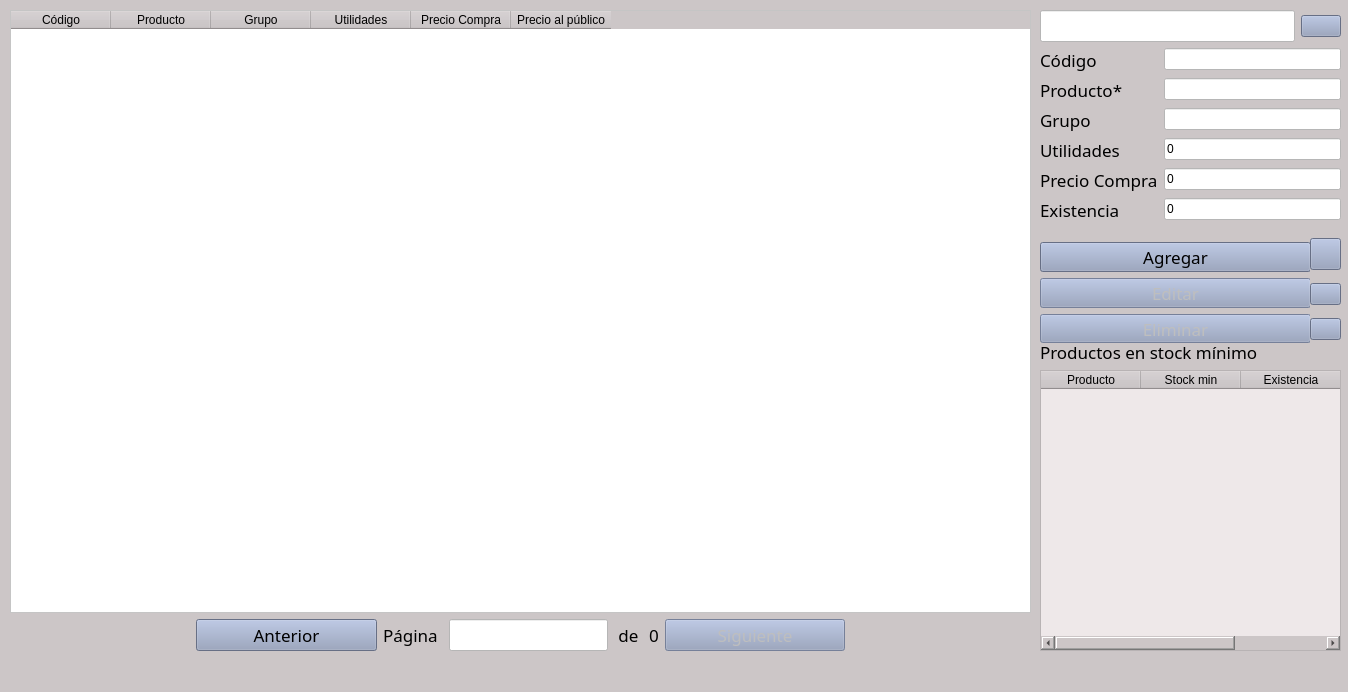
<?xml version="1.0" encoding="UTF-8"?>
<ui version="4.0">
 <class>WindowProductos</class>
 <widget class="QMainWindow" name="WindowProductos">
  <property name="geometry">
   <rect>
    <x>0</x>
    <y>0</y>
    <width>1348</width>
    <height>692</height>
   </rect>
  </property>
  <property name="windowTitle">
   <string>Productos</string>
  </property>
  <property name="windowIcon">
   <iconset>
    <normaloff>icons/Foto de Jebus.jpg</normaloff>icons/Foto de Jebus.jpg</iconset>
  </property>
  <property name="styleSheet">
   <string notr="true">QWidget{
	background-color:rgb(204, 198, 199)
}
QTableWidget{
	background-color: rgb(238, 232, 233)
}
QLineEdit{
	background-color: white
}
QPushButton{
	background-color:rgb(144, 156, 186)
}
*{font: 75 13pt &quot;Arial Unicode MS&quot;}</string>
  </property>
  <widget class="QWidget" name="centralwidget">
   <widget class="QWidget" name="layoutWidget">
    <property name="geometry">
     <rect>
      <x>1040</x>
      <y>340</y>
      <width>301</width>
      <height>311</height>
     </rect>
    </property>
    <layout class="QVBoxLayout" name="verticalLayout">
     <item>
      <widget class="QLabel" name="label_9">
       <property name="font">
        <font>
         <family>Arial Unicode MS</family>
         <pointsize>13</pointsize>
         <weight>9</weight>
         <italic>false</italic>
         <bold>false</bold>
        </font>
       </property>
       <property name="text">
        <string>Productos en stock mínimo</string>
       </property>
      </widget>
     </item>
     <item>
      <widget class="QTableWidget" name="tablestockminimo">
       <property name="sortingEnabled">
        <bool>false</bool>
       </property>
       <attribute name="verticalHeaderVisible">
        <bool>false</bool>
       </attribute>
       <column>
        <property name="text">
         <string>Producto</string>
        </property>
       </column>
       <column>
        <property name="text">
         <string>Stock min</string>
        </property>
       </column>
       <column>
        <property name="text">
         <string>Existencia</string>
        </property>
       </column>
      </widget>
     </item>
    </layout>
   </widget>
   <widget class="QWidget" name="layoutWidget_2">
    <property name="geometry">
     <rect>
      <x>1040</x>
      <y>10</y>
      <width>301</width>
      <height>221</height>
     </rect>
    </property>
    <layout class="QVBoxLayout" name="verticalLayout_3">
     <item>
      <layout class="QHBoxLayout" name="horizontalLayout">
       <item>
        <widget class="QLineEdit" name="busqueda">
         <property name="font">
          <font>
           <family>Arial Unicode MS</family>
           <pointsize>13</pointsize>
           <weight>9</weight>
           <italic>false</italic>
           <bold>false</bold>
          </font>
         </property>
         <property name="text">
          <string/>
         </property>
        </widget>
       </item>
       <item>
        <widget class="QPushButton" name="botonbuscar">
         <property name="text">
          <string/>
         </property>
         <property name="icon">
          <iconset>
           <normaloff>icons/searchmagnifierinterfacesymbol1_79893.png</normaloff>icons/searchmagnifierinterfacesymbol1_79893.png</iconset>
         </property>
        </widget>
       </item>
      </layout>
     </item>
     <item>
      <layout class="QFormLayout" name="formLayout">
       <item row="0" column="0">
        <widget class="QLabel" name="label">
         <property name="font">
          <font>
           <family>Arial Unicode MS</family>
           <pointsize>13</pointsize>
           <weight>9</weight>
           <italic>false</italic>
           <bold>false</bold>
          </font>
         </property>
         <property name="text">
          <string>Código</string>
         </property>
        </widget>
       </item>
       <item row="0" column="1">
        <widget class="QLineEdit" name="codigo">
         <property name="text">
          <string/>
         </property>
        </widget>
       </item>
       <item row="1" column="0">
        <widget class="QLabel" name="label_2">
         <property name="font">
          <font>
           <family>Arial Unicode MS</family>
           <pointsize>13</pointsize>
           <weight>9</weight>
           <italic>false</italic>
           <bold>false</bold>
          </font>
         </property>
         <property name="text">
          <string>Producto*</string>
         </property>
        </widget>
       </item>
       <item row="1" column="1">
        <widget class="QLineEdit" name="producto">
         <property name="text">
          <string/>
         </property>
        </widget>
       </item>
       <item row="2" column="0">
        <widget class="QLabel" name="label_3">
         <property name="font">
          <font>
           <family>Arial Unicode MS</family>
           <pointsize>13</pointsize>
           <weight>9</weight>
           <italic>false</italic>
           <bold>false</bold>
          </font>
         </property>
         <property name="text">
          <string>Grupo</string>
         </property>
        </widget>
       </item>
       <item row="2" column="1">
        <widget class="QLineEdit" name="grupo"/>
       </item>
       <item row="3" column="0">
        <widget class="QLabel" name="label_5">
         <property name="font">
          <font>
           <family>Arial Unicode MS</family>
           <pointsize>13</pointsize>
           <weight>9</weight>
           <italic>false</italic>
           <bold>false</bold>
          </font>
         </property>
         <property name="text">
          <string>Utilidades </string>
         </property>
        </widget>
       </item>
       <item row="3" column="1">
        <widget class="QLineEdit" name="utilidades">
         <property name="text">
          <string>0</string>
         </property>
        </widget>
       </item>
       <item row="4" column="0">
        <widget class="QLabel" name="label_6">
         <property name="font">
          <font>
           <family>Arial Unicode MS</family>
           <pointsize>13</pointsize>
           <weight>9</weight>
           <italic>false</italic>
           <bold>false</bold>
          </font>
         </property>
         <property name="text">
          <string>Precio Compra</string>
         </property>
        </widget>
       </item>
       <item row="4" column="1">
        <widget class="QLineEdit" name="preciocompra">
         <property name="text">
          <string>0</string>
         </property>
        </widget>
       </item>
       <item row="5" column="0">
        <widget class="QLabel" name="label_10">
         <property name="font">
          <font>
           <family>Arial Unicode MS</family>
           <pointsize>13</pointsize>
           <weight>9</weight>
           <italic>false</italic>
           <bold>false</bold>
          </font>
         </property>
         <property name="text">
          <string>Existencia</string>
         </property>
        </widget>
       </item>
       <item row="5" column="1">
        <widget class="QLineEdit" name="stock">
         <property name="text">
          <string>0</string>
         </property>
        </widget>
       </item>
      </layout>
     </item>
    </layout>
   </widget>
   <widget class="QWidget" name="layoutWidget_3">
    <property name="geometry">
     <rect>
      <x>1040</x>
      <y>242</y>
      <width>271</width>
      <height>101</height>
     </rect>
    </property>
    <layout class="QVBoxLayout" name="verticalLayout_2">
     <item>
      <widget class="QPushButton" name="botonagregar">
       <property name="font">
        <font>
         <family>Arial Unicode MS</family>
         <pointsize>13</pointsize>
         <weight>9</weight>
         <italic>false</italic>
         <bold>false</bold>
        </font>
       </property>
       <property name="text">
        <string>Agregar</string>
       </property>
       <property name="icon">
        <iconset>
         <normaloff>icons/plus_circle_new_create_icon_145948.png</normaloff>icons/plus_circle_new_create_icon_145948.png</iconset>
       </property>
      </widget>
     </item>
     <item>
      <widget class="QPushButton" name="botoneditar">
       <property name="enabled">
        <bool>false</bool>
       </property>
       <property name="font">
        <font>
         <family>Arial Unicode MS</family>
         <pointsize>13</pointsize>
         <weight>9</weight>
         <italic>false</italic>
         <bold>false</bold>
        </font>
       </property>
       <property name="text">
        <string>Editar</string>
       </property>
       <property name="icon">
        <iconset>
         <normaloff>icons/pencil-striped-symbol-for-interface-edit-buttons_icon-icons.com_56782.png</normaloff>icons/pencil-striped-symbol-for-interface-edit-buttons_icon-icons.com_56782.png</iconset>
       </property>
      </widget>
     </item>
     <item>
      <widget class="QPushButton" name="botoneliminar">
       <property name="enabled">
        <bool>false</bool>
       </property>
       <property name="font">
        <font>
         <family>Arial Unicode MS</family>
         <pointsize>13</pointsize>
         <weight>9</weight>
         <italic>false</italic>
         <bold>false</bold>
        </font>
       </property>
       <property name="text">
        <string>Eliminar</string>
       </property>
       <property name="icon">
        <iconset>
         <normaloff>icons/trash_remove_icon_145922.png</normaloff>icons/trash_remove_icon_145922.png</iconset>
       </property>
      </widget>
     </item>
    </layout>
   </widget>
   <widget class="QWidget" name="layoutWidget_4">
    <property name="geometry">
     <rect>
      <x>1310</x>
      <y>230</y>
      <width>31</width>
      <height>121</height>
     </rect>
    </property>
    <layout class="QVBoxLayout" name="verticalLayout_4">
     <property name="spacing">
      <number>5</number>
     </property>
     <item>
      <widget class="QPushButton" name="botonayudaadd">
       <property name="font">
        <font>
         <family>Arial Unicode MS</family>
         <pointsize>13</pointsize>
         <weight>9</weight>
         <italic>false</italic>
         <bold>false</bold>
        </font>
       </property>
       <property name="text">
        <string/>
       </property>
       <property name="icon">
        <iconset>
         <normaloff>icons/help_question_1566.png</normaloff>icons/help_question_1566.png</iconset>
       </property>
      </widget>
     </item>
     <item>
      <widget class="QPushButton" name="botonayudaedit">
       <property name="text">
        <string/>
       </property>
       <property name="icon">
        <iconset>
         <normaloff>icons/help_question_1566.png</normaloff>icons/help_question_1566.png</iconset>
       </property>
      </widget>
     </item>
     <item>
      <widget class="QPushButton" name="botonayudadelete">
       <property name="text">
        <string/>
       </property>
       <property name="icon">
        <iconset>
         <normaloff>icons/help_question_1566.png</normaloff>icons/help_question_1566.png</iconset>
       </property>
      </widget>
     </item>
    </layout>
   </widget>
   <widget class="QWidget" name="layoutWidget">
    <property name="geometry">
     <rect>
      <x>10</x>
      <y>10</y>
      <width>1021</width>
      <height>641</height>
     </rect>
    </property>
    <layout class="QVBoxLayout" name="verticalLayout_5">
     <item>
      <widget class="QTableWidget" name="tablaproductos">
       <property name="font">
        <font>
         <family>Arial Unicode MS</family>
         <pointsize>13</pointsize>
         <weight>9</weight>
         <italic>false</italic>
         <bold>false</bold>
        </font>
       </property>
       <property name="styleSheet">
        <string notr="true">QTableView,QListView::section {
Background-color:rgb(255, 255, 255);
}</string>
       </property>
       <property name="editTriggers">
        <set>QAbstractItemView::NoEditTriggers</set>
       </property>
       <property name="alternatingRowColors">
        <bool>true</bool>
       </property>
       <property name="showGrid">
        <bool>true</bool>
       </property>
       <property name="sortingEnabled">
        <bool>false</bool>
       </property>
       <attribute name="horizontalHeaderHighlightSections">
        <bool>false</bool>
       </attribute>
       <attribute name="verticalHeaderCascadingSectionResizes">
        <bool>true</bool>
       </attribute>
       <attribute name="verticalHeaderShowSortIndicator" stdset="0">
        <bool>false</bool>
       </attribute>
       <attribute name="verticalHeaderStretchLastSection">
        <bool>false</bool>
       </attribute>
       <column>
        <property name="text">
         <string>Código</string>
        </property>
       </column>
       <column>
        <property name="text">
         <string>Producto</string>
        </property>
       </column>
       <column>
        <property name="text">
         <string>Grupo</string>
        </property>
       </column>
       <column>
        <property name="text">
         <string>Utilidades</string>
        </property>
       </column>
       <column>
        <property name="text">
         <string>Precio Compra</string>
        </property>
       </column>
       <column>
        <property name="text">
         <string>Precio al público</string>
        </property>
       </column>
      </widget>
     </item>
     <item>
      <layout class="QHBoxLayout" name="horizontalLayout_2">
       <item>
        <widget class="QLabel" name="label_8">
         <property name="sizePolicy">
          <sizepolicy hsizetype="Minimum" vsizetype="Preferred">
           <horstretch>0</horstretch>
           <verstretch>0</verstretch>
          </sizepolicy>
         </property>
         <property name="text">
          <string/>
         </property>
        </widget>
       </item>
       <item>
        <widget class="QPushButton" name="anterior">
         <property name="enabled">
          <bool>true</bool>
         </property>
         <property name="font">
          <font>
           <family>Arial Unicode MS</family>
           <pointsize>13</pointsize>
           <weight>9</weight>
           <italic>false</italic>
           <bold>false</bold>
          </font>
         </property>
         <property name="text">
          <string>Anterior</string>
         </property>
        </widget>
       </item>
       <item>
        <widget class="QLabel" name="label_4">
         <property name="sizePolicy">
          <sizepolicy hsizetype="Maximum" vsizetype="Preferred">
           <horstretch>0</horstretch>
           <verstretch>0</verstretch>
          </sizepolicy>
         </property>
         <property name="font">
          <font>
           <family>Arial Unicode MS</family>
           <pointsize>13</pointsize>
           <weight>9</weight>
           <italic>false</italic>
           <bold>false</bold>
          </font>
         </property>
         <property name="text">
          <string>Página </string>
         </property>
        </widget>
       </item>
       <item>
        <widget class="QLineEdit" name="pagina">
         <property name="sizePolicy">
          <sizepolicy hsizetype="Maximum" vsizetype="Fixed">
           <horstretch>0</horstretch>
           <verstretch>0</verstretch>
          </sizepolicy>
         </property>
         <property name="font">
          <font>
           <family>Arial Unicode MS</family>
           <pointsize>13</pointsize>
           <weight>9</weight>
           <italic>false</italic>
           <bold>false</bold>
          </font>
         </property>
        </widget>
       </item>
       <item>
        <widget class="QLabel" name="label_7">
         <property name="sizePolicy">
          <sizepolicy hsizetype="Maximum" vsizetype="Preferred">
           <horstretch>0</horstretch>
           <verstretch>0</verstretch>
          </sizepolicy>
         </property>
         <property name="font">
          <font>
           <family>Arial Unicode MS</family>
           <pointsize>13</pointsize>
           <weight>9</weight>
           <italic>false</italic>
           <bold>false</bold>
          </font>
         </property>
         <property name="text">
          <string> de </string>
         </property>
        </widget>
       </item>
       <item>
        <widget class="QLabel" name="total_paginas">
         <property name="sizePolicy">
          <sizepolicy hsizetype="Maximum" vsizetype="Preferred">
           <horstretch>0</horstretch>
           <verstretch>0</verstretch>
          </sizepolicy>
         </property>
         <property name="font">
          <font>
           <family>Arial Unicode MS</family>
           <pointsize>13</pointsize>
           <weight>9</weight>
           <italic>false</italic>
           <bold>false</bold>
          </font>
         </property>
         <property name="text">
          <string>0</string>
         </property>
        </widget>
       </item>
       <item>
        <widget class="QPushButton" name="siguiente">
         <property name="enabled">
          <bool>false</bool>
         </property>
         <property name="font">
          <font>
           <family>Arial Unicode MS</family>
           <pointsize>13</pointsize>
           <weight>9</weight>
           <italic>false</italic>
           <bold>false</bold>
          </font>
         </property>
         <property name="text">
          <string>Siguiente</string>
         </property>
        </widget>
       </item>
       <item>
        <widget class="QLabel" name="label_11">
         <property name="sizePolicy">
          <sizepolicy hsizetype="Minimum" vsizetype="Preferred">
           <horstretch>0</horstretch>
           <verstretch>0</verstretch>
          </sizepolicy>
         </property>
         <property name="text">
          <string/>
         </property>
        </widget>
       </item>
      </layout>
     </item>
    </layout>
   </widget>
  </widget>
  <widget class="QMenuBar" name="menubar">
   <property name="geometry">
    <rect>
     <x>0</x>
     <y>0</y>
     <width>1348</width>
     <height>29</height>
    </rect>
   </property>
  </widget>
  <widget class="QStatusBar" name="statusbar"/>
 </widget>
 <resources/>
 <connections/>
</ui>
